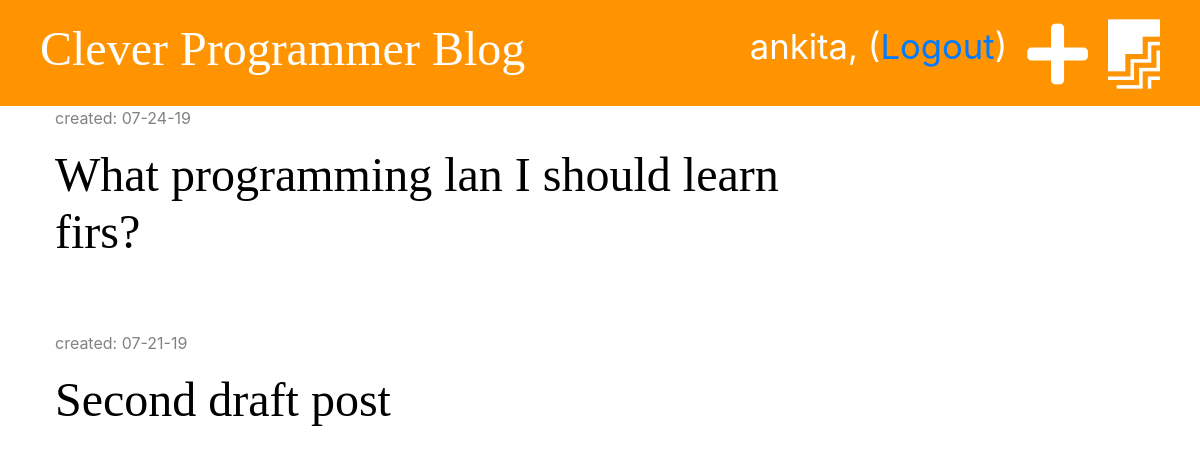
Before: /drafts/ (signed in) with the older database file.
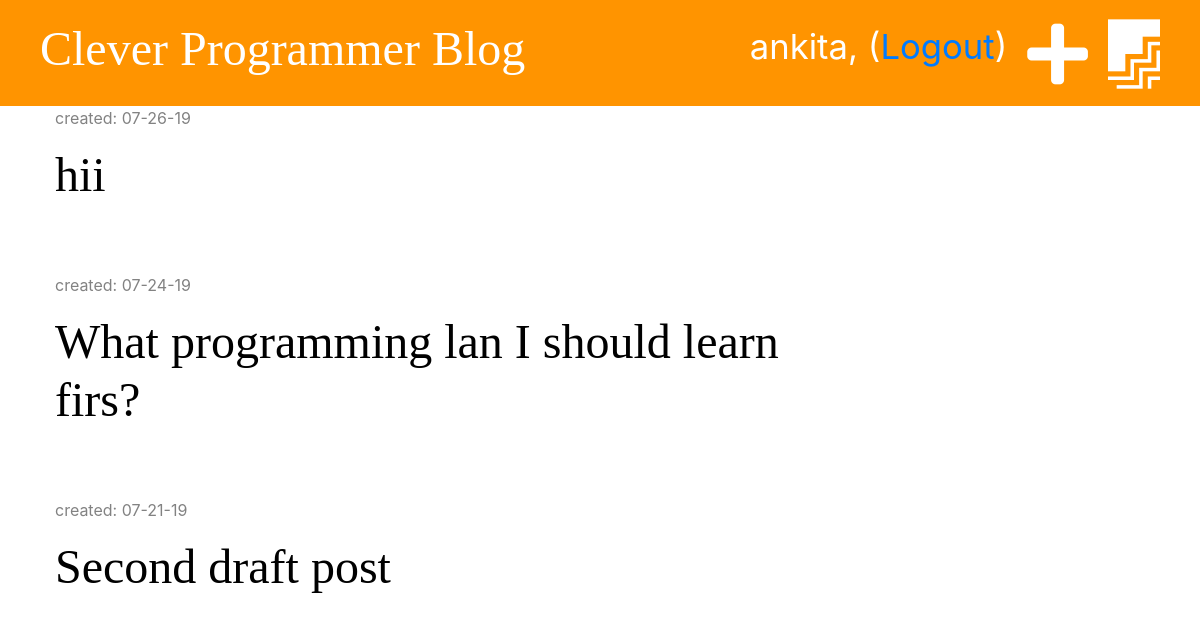
After: the same page with the newer database file.
### blog/models.py (models this page shows, shortened)
class Post(models.Model):
    author = models.ForeignKey('auth.User', on_delete = models.CASCADE)
    title = models.CharField(max_length = 200)
    text = models.TextField()
    created_date = models.DateTimeField(default = timezone.now)
    published_date = models.DateTimeField(blank=True, null=True)

### blog/views.py (the view)
# urls.py: path('drafts/', views.post_draft_list, name="post_draft_list"),
@login_required
def post_draft_list(request):
    posts = Post.objects.filter(published_date__isnull = True).order_by('-created_date')
    stuff_for_frontend = {'posts': posts}
    return render(request, 'blog/post_draft_list.html', stuff_for_frontend)

### blog/templatetags/markdownify.py (called while the page is built)
@register.filter
def markdown(value):
    renderer = HighlightRenderer()
    markdown = mistune.Markdown(renderer=renderer)
    return markdown(value)

### blog/templates/blog/post_draft_list.html (shortened to what this page needs)
{% extends 'blog/base.html' %}
{% load markdownify %}
{% block content %}
  {% for post in posts %}
    <div class="post">
      <p class="date">created: {{ post.created_date|date:'m-d-y' }}</p>
      <h1><a href="{% url 'post_detail' pk=post.pk %}">{{ post.title }}</a></h1>
    </div>
  {% endfor %}
{% endblock %}

Changed rows visible on the page:
added Post: created_date "07-26-19", title "hii"
